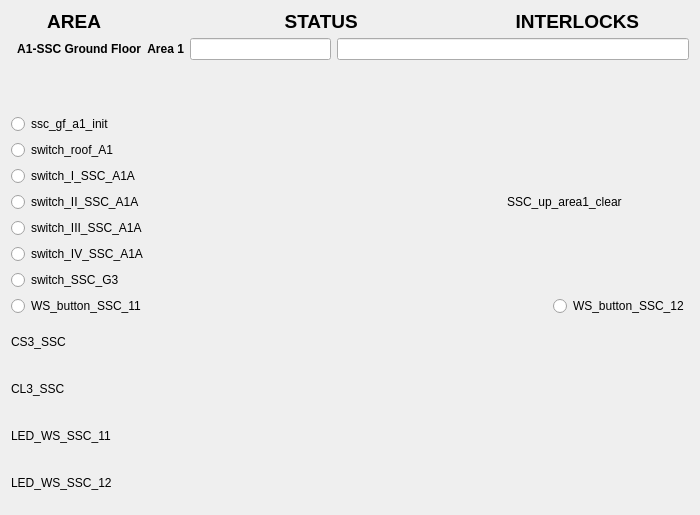
<?xml version="1.0" encoding="UTF-8"?>
<ui version="4.0">
 <class>Form</class>
 <widget class="QWidget" name="Form">
  <property name="geometry">
   <rect>
    <x>0</x>
    <y>0</y>
    <width>700</width>
    <height>515</height>
   </rect>
  </property>
  <property name="windowTitle">
   <string>Form</string>
  </property>
  <layout class="QVBoxLayout" name="verticalLayout_3">
   <item>
    <layout class="QVBoxLayout" name="verticalLayout">
     <item>
      <widget class="QLabel" name="label_4">
       <property name="maximumSize">
        <size>
         <width>16777215</width>
         <height>21</height>
        </size>
       </property>
       <property name="font">
        <font>
         <pointsize>14</pointsize>
         <weight>75</weight>
         <bold>true</bold>
        </font>
       </property>
       <property name="text">
        <string>       AREA                                   STATUS                              INTERLOCKS </string>
       </property>
      </widget>
     </item>
     <item>
      <layout class="QFormLayout" name="formLayout_2">
       <property name="fieldGrowthPolicy">
        <enum>QFormLayout::AllNonFixedFieldsGrow</enum>
       </property>
       <item row="0" column="0">
        <widget class="QLabel" name="label_2">
         <property name="font">
          <font>
           <weight>75</weight>
           <bold>true</bold>
          </font>
         </property>
         <property name="text">
          <string>  A1-SSC Ground Floor  Area 1</string>
         </property>
        </widget>
       </item>
       <item row="0" column="1">
        <layout class="QHBoxLayout" name="horizontalLayout">
         <item>
          <widget class="QELineEdit" name="qelineedit_2">
           <property name="maximumSize">
            <size>
             <width>141</width>
             <height>16777215</height>
            </size>
           </property>
           <property name="alignment">
            <set>Qt::AlignCenter</set>
           </property>
           <property name="variable" stdset="0">
            <string>VCS:SSCA1-CLR-STATS</string>
           </property>
           <property name="format" stdset="0">
            <enum>QELineEdit::Default</enum>
           </property>
          </widget>
         </item>
         <item>
          <widget class="QELineEdit" name="qelineedit">
           <property name="alignment">
            <set>Qt::AlignCenter</set>
           </property>
           <property name="variable" stdset="0">
            <string>VCS:SSCA1-INTLCK-STATS</string>
           </property>
          </widget>
         </item>
        </layout>
       </item>
      </layout>
     </item>
    </layout>
   </item>
   <item>
    <layout class="QHBoxLayout" name="horizontalLayout_9">
     <item>
      <layout class="QVBoxLayout" name="verticalLayout_2">
       <item>
        <widget class="QERadioButton" name="qeradiobutton_3">
         <property name="text">
          <string>ssc_gf_a1_init</string>
         </property>
         <property name="autoExclusive">
          <bool>false</bool>
         </property>
         <property name="variable" stdset="0">
          <string>VCS:SSCA1-INIT</string>
         </property>
         <property name="format" stdset="0">
          <enum>QERadioButton::LocalEnumeration</enum>
         </property>
         <property name="pressText">
          <string>0</string>
         </property>
         <property name="releaseText">
          <string>1</string>
         </property>
        </widget>
       </item>
       <item>
        <widget class="QERadioButton" name="qeradiobutton_4">
         <property name="text">
          <string>switch_roof_A1</string>
         </property>
         <property name="autoExclusive">
          <bool>false</bool>
         </property>
         <property name="variable" stdset="0">
          <string>VCS:SW-RF-A1</string>
         </property>
         <property name="format" stdset="0">
          <enum>QERadioButton::LocalEnumeration</enum>
         </property>
         <property name="pressText">
          <string>0</string>
         </property>
         <property name="releaseText">
          <string>1</string>
         </property>
        </widget>
       </item>
       <item>
        <widget class="QERadioButton" name="qeradiobutton">
         <property name="text">
          <string>switch_I_SSC_A1A</string>
         </property>
         <property name="autoExclusive">
          <bool>false</bool>
         </property>
         <property name="variable" stdset="0">
          <string>VCS:SW-I-SSC-A1A</string>
         </property>
         <property name="format" stdset="0">
          <enum>QERadioButton::LocalEnumeration</enum>
         </property>
         <property name="pressText">
          <string>0</string>
         </property>
         <property name="releaseText">
          <string>1</string>
         </property>
        </widget>
       </item>
       <item>
        <widget class="QERadioButton" name="qeradiobutton_5">
         <property name="text">
          <string>switch_II_SSC_A1A</string>
         </property>
         <property name="autoExclusive">
          <bool>false</bool>
         </property>
         <property name="variable" stdset="0">
          <string>VCS:SW-II-SSC-A1A</string>
         </property>
         <property name="format" stdset="0">
          <enum>QERadioButton::LocalEnumeration</enum>
         </property>
         <property name="pressText">
          <string>0</string>
         </property>
         <property name="releaseText">
          <string>1</string>
         </property>
        </widget>
       </item>
       <item>
        <widget class="QERadioButton" name="qeradiobutton_6">
         <property name="text">
          <string>switch_III_SSC_A1A</string>
         </property>
         <property name="autoExclusive">
          <bool>false</bool>
         </property>
         <property name="variable" stdset="0">
          <string>VCS:SW-III-SSC-A1A</string>
         </property>
         <property name="format" stdset="0">
          <enum>QERadioButton::LocalEnumeration</enum>
         </property>
         <property name="pressText">
          <string>0</string>
         </property>
         <property name="releaseText">
          <string>1</string>
         </property>
        </widget>
       </item>
       <item>
        <widget class="QERadioButton" name="qeradiobutton_8">
         <property name="text">
          <string>switch_IV_SSC_A1A</string>
         </property>
         <property name="autoExclusive">
          <bool>false</bool>
         </property>
         <property name="variable" stdset="0">
          <string>VCS:SW-IV-SSC-A1A</string>
         </property>
         <property name="format" stdset="0">
          <enum>QERadioButton::LocalEnumeration</enum>
         </property>
         <property name="pressText">
          <string>0</string>
         </property>
         <property name="releaseText">
          <string>1</string>
         </property>
        </widget>
       </item>
       <item>
        <widget class="QERadioButton" name="qeradiobutton_7">
         <property name="text">
          <string>switch_SSC_G3</string>
         </property>
         <property name="autoExclusive">
          <bool>false</bool>
         </property>
         <property name="variable" stdset="0">
          <string>VCS:SW-SSC-G3</string>
         </property>
         <property name="format" stdset="0">
          <enum>QERadioButton::LocalEnumeration</enum>
         </property>
         <property name="pressText">
          <string>0</string>
         </property>
         <property name="releaseText">
          <string>1</string>
         </property>
        </widget>
       </item>
      </layout>
     </item>
     <item>
      <spacer name="horizontalSpacer">
       <property name="orientation">
        <enum>Qt::Horizontal</enum>
       </property>
       <property name="sizeHint" stdset="0">
        <size>
         <width>40</width>
         <height>20</height>
        </size>
       </property>
      </spacer>
     </item>
     <item>
      <layout class="QHBoxLayout" name="horizontalLayout_8">
       <item>
        <widget class="QLabel" name="label_9">
         <property name="maximumSize">
          <size>
           <width>16777215</width>
           <height>20</height>
          </size>
         </property>
         <property name="text">
          <string>SSC_up_area1_clear</string>
         </property>
        </widget>
       </item>
       <item>
        <widget class="QEBitStatus" name="qebitstatus_3">
         <property name="minimumSize">
          <size>
           <width>61</width>
           <height>41</height>
          </size>
         </property>
         <property name="maximumSize">
          <size>
           <width>61</width>
           <height>41</height>
          </size>
         </property>
         <property name="numberOfBits">
          <number>1</number>
         </property>
         <property name="shape">
          <enum>QBitStatus::Circle</enum>
         </property>
         <property name="offColour">
          <color>
           <red>0</red>
           <green>77</green>
           <blue>0</blue>
          </color>
         </property>
         <property name="variable" stdset="0">
          <string>VCS:SSCA1-CLR</string>
         </property>
        </widget>
       </item>
      </layout>
     </item>
    </layout>
   </item>
   <item>
    <layout class="QHBoxLayout" name="horizontalLayout_10">
     <item>
      <widget class="QERadioButton" name="qeradiobutton_10">
       <property name="text">
        <string>WS_button_SSC_11</string>
       </property>
       <property name="autoExclusive">
        <bool>false</bool>
       </property>
       <property name="variable" stdset="0">
        <string>VCS:WS-BUT-SSC-11</string>
       </property>
       <property name="format" stdset="0">
        <enum>QERadioButton::LocalEnumeration</enum>
       </property>
       <property name="pressText">
        <string>0</string>
       </property>
       <property name="releaseText">
        <string>1</string>
       </property>
      </widget>
     </item>
     <item>
      <spacer name="horizontalSpacer_2">
       <property name="orientation">
        <enum>Qt::Horizontal</enum>
       </property>
       <property name="sizeHint" stdset="0">
        <size>
         <width>40</width>
         <height>20</height>
        </size>
       </property>
      </spacer>
     </item>
     <item>
      <widget class="QERadioButton" name="qeradiobutton_9">
       <property name="text">
        <string>WS_button_SSC_12</string>
       </property>
       <property name="autoExclusive">
        <bool>false</bool>
       </property>
       <property name="variable" stdset="0">
        <string>VCS:WS-BUT-SSC-12</string>
       </property>
       <property name="format" stdset="0">
        <enum>QERadioButton::LocalEnumeration</enum>
       </property>
       <property name="pressText">
        <string>0</string>
       </property>
       <property name="releaseText">
        <string>1</string>
       </property>
      </widget>
     </item>
    </layout>
   </item>
   <item>
    <layout class="QHBoxLayout" name="horizontalLayout_4">
     <item>
      <widget class="QLabel" name="label_5">
       <property name="maximumSize">
        <size>
         <width>16777215</width>
         <height>20</height>
        </size>
       </property>
       <property name="text">
        <string>CS3_SSC</string>
       </property>
      </widget>
     </item>
     <item>
      <widget class="QEBitStatus" name="qebitstatus">
       <property name="minimumSize">
        <size>
         <width>61</width>
         <height>41</height>
        </size>
       </property>
       <property name="maximumSize">
        <size>
         <width>61</width>
         <height>41</height>
        </size>
       </property>
       <property name="numberOfBits">
        <number>1</number>
       </property>
       <property name="shape">
        <enum>QBitStatus::Circle</enum>
       </property>
       <property name="offColour">
        <color>
         <red>0</red>
         <green>66</green>
         <blue>0</blue>
        </color>
       </property>
       <property name="variable" stdset="0">
        <string>VCS:CS3-SSC</string>
       </property>
       <property name="displayAlarmStateOption" stdset="0">
        <enum>QEBitStatus::Never</enum>
       </property>
      </widget>
     </item>
    </layout>
   </item>
   <item>
    <layout class="QHBoxLayout" name="horizontalLayout_5">
     <item>
      <widget class="QLabel" name="label_6">
       <property name="maximumSize">
        <size>
         <width>16777215</width>
         <height>20</height>
        </size>
       </property>
       <property name="text">
        <string>CL3_SSC</string>
       </property>
      </widget>
     </item>
     <item>
      <widget class="QEBitStatus" name="qebitstatus_2">
       <property name="minimumSize">
        <size>
         <width>61</width>
         <height>41</height>
        </size>
       </property>
       <property name="maximumSize">
        <size>
         <width>61</width>
         <height>41</height>
        </size>
       </property>
       <property name="numberOfBits">
        <number>1</number>
       </property>
       <property name="shape">
        <enum>QBitStatus::Circle</enum>
       </property>
       <property name="offColour">
        <color>
         <red>0</red>
         <green>71</green>
         <blue>0</blue>
        </color>
       </property>
       <property name="variable" stdset="0">
        <string>VCS:CL3-SSC</string>
       </property>
      </widget>
     </item>
    </layout>
   </item>
   <item>
    <layout class="QHBoxLayout" name="horizontalLayout_6">
     <item>
      <widget class="QLabel" name="label_7">
       <property name="maximumSize">
        <size>
         <width>16777215</width>
         <height>20</height>
        </size>
       </property>
       <property name="text">
        <string>LED_WS_SSC_11</string>
       </property>
      </widget>
     </item>
     <item>
      <widget class="QEBitStatus" name="qebitstatus_4">
       <property name="minimumSize">
        <size>
         <width>61</width>
         <height>41</height>
        </size>
       </property>
       <property name="maximumSize">
        <size>
         <width>61</width>
         <height>41</height>
        </size>
       </property>
       <property name="numberOfBits">
        <number>1</number>
       </property>
       <property name="shape">
        <enum>QBitStatus::Circle</enum>
       </property>
       <property name="offColour">
        <color>
         <red>0</red>
         <green>70</green>
         <blue>0</blue>
        </color>
       </property>
       <property name="variable" stdset="0">
        <string>VCS:LED-WS-SSC-11</string>
       </property>
       <property name="variableSubstitutions" stdset="0">
        <string/>
       </property>
      </widget>
     </item>
    </layout>
   </item>
   <item>
    <layout class="QHBoxLayout" name="horizontalLayout_7">
     <item>
      <widget class="QLabel" name="label_8">
       <property name="maximumSize">
        <size>
         <width>16777215</width>
         <height>20</height>
        </size>
       </property>
       <property name="text">
        <string>LED_WS_SSC_12</string>
       </property>
      </widget>
     </item>
     <item>
      <widget class="QEBitStatus" name="qebitstatus_5">
       <property name="minimumSize">
        <size>
         <width>61</width>
         <height>41</height>
        </size>
       </property>
       <property name="maximumSize">
        <size>
         <width>61</width>
         <height>41</height>
        </size>
       </property>
       <property name="numberOfBits">
        <number>1</number>
       </property>
       <property name="shape">
        <enum>QBitStatus::Circle</enum>
       </property>
       <property name="offColour">
        <color>
         <red>0</red>
         <green>76</green>
         <blue>0</blue>
        </color>
       </property>
       <property name="variable" stdset="0">
        <string>VCS:LED-WS-SSC-12</string>
       </property>
      </widget>
     </item>
    </layout>
   </item>
  </layout>
 </widget>
 <customwidgets>
  <customwidget>
   <class>QEBitStatus</class>
   <extends>QBitStatus</extends>
   <header>QEBitStatus.h</header>
  </customwidget>
  <customwidget>
   <class>QELineEdit</class>
   <extends>QLineEdit</extends>
   <header>QELineEdit.h</header>
  </customwidget>
  <customwidget>
   <class>QERadioButton</class>
   <extends>QRadioButton</extends>
   <header>QERadioButton.h</header>
  </customwidget>
  <customwidget>
   <class>QBitStatus</class>
   <extends>QWidget</extends>
   <header>QBitStatus.h</header>
  </customwidget>
 </customwidgets>
 <resources/>
 <connections/>
</ui>
